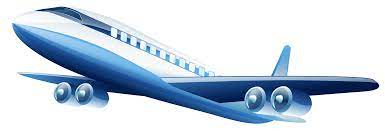
#> input picture turtle/plane.png, 385 x 131 px
$ python 'pillow ImageFont.py'
#> lines starting #> are read from the running program, lines starting #| are printed output that depends on the picture
from PIL import ImageFont
from PIL import ImageDraw
from PIL import Image

img=Image.open('plane.png')
#> img is the input picture: PIL image 385x131 RGB; mean R, G, B 199.2, 212.3, 225.5
fruit_img=Image.open('fruit.png')
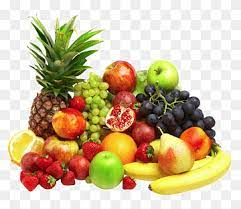
#> input picture turtle/fruit.png, 241 x 209 px
#> fruit_img is the input picture: PIL image 241x209 RGB; mean R, G, B 205.5, 187.4, 154.8
fruit_img.thumbnail((120,120))
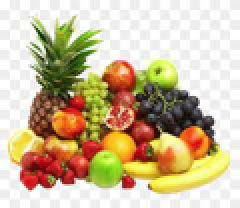
#> fruit_img: PIL image 120x104 RGB (shown 2 times larger); mean R, G, B 205.5, 187.4, 154.8
draw=ImageDraw.Draw(img)

stx,sty=(0,0)
c3x,c3y=fruit_img.size
#> c3x = 120; c3y = 104
msg1='The               is'
msg2='the best!'

#mfont=ImageFont.truetype('FRADM.TTF',40)

#m2font=ImageFont.truetype('BROADW.TTF',52)

draw.text((70,280),msg1,(255,255,0),align='Left')
draw.text((70,330),msg2,(255,0,0),align='Left')

img.paste(fruit_img,(stx,sty,stx+c3x,sty+c3y))
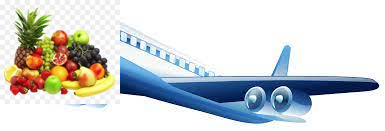
#> img: PIL image 385x131 RGB; mean R, G, B 208.3, 211.8, 211.7

img.show()
img.save('plane2.png')
